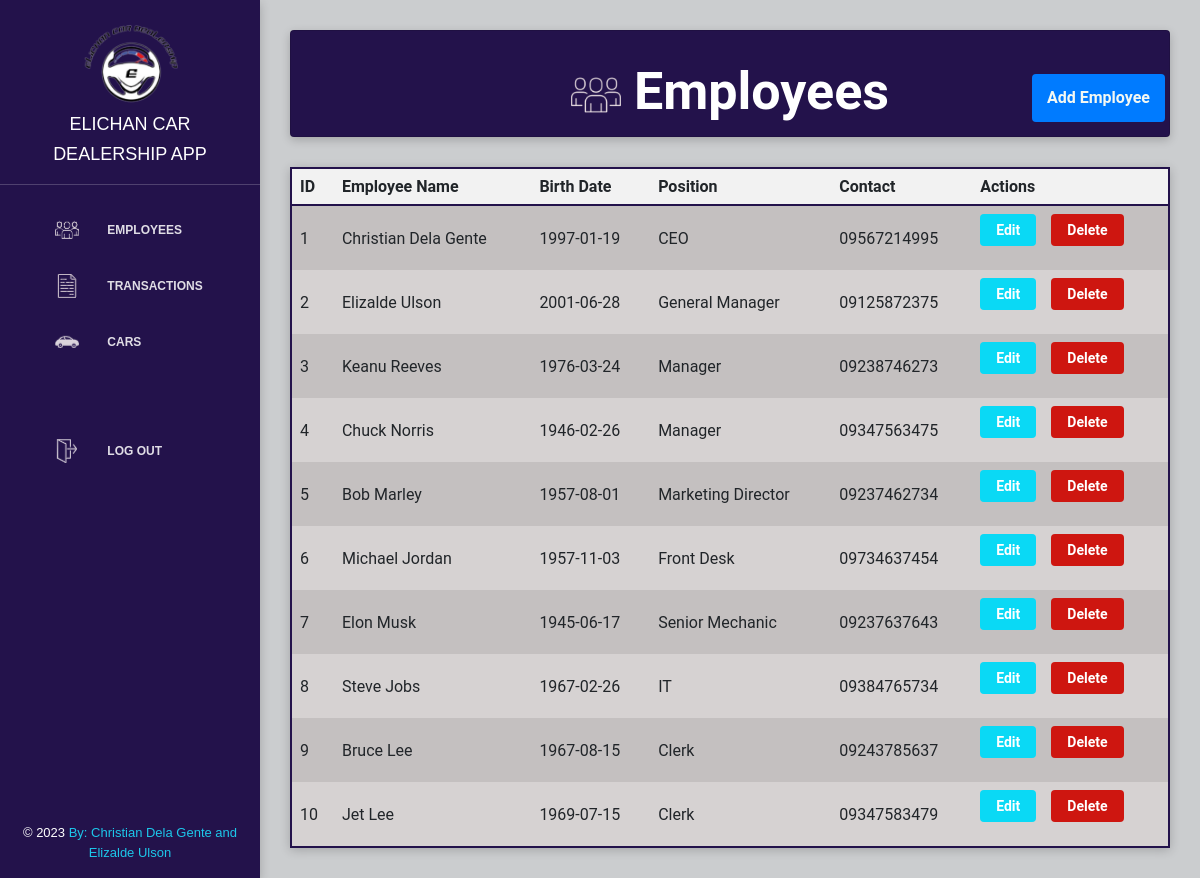
The page /employee.php on the database as committed earlier.
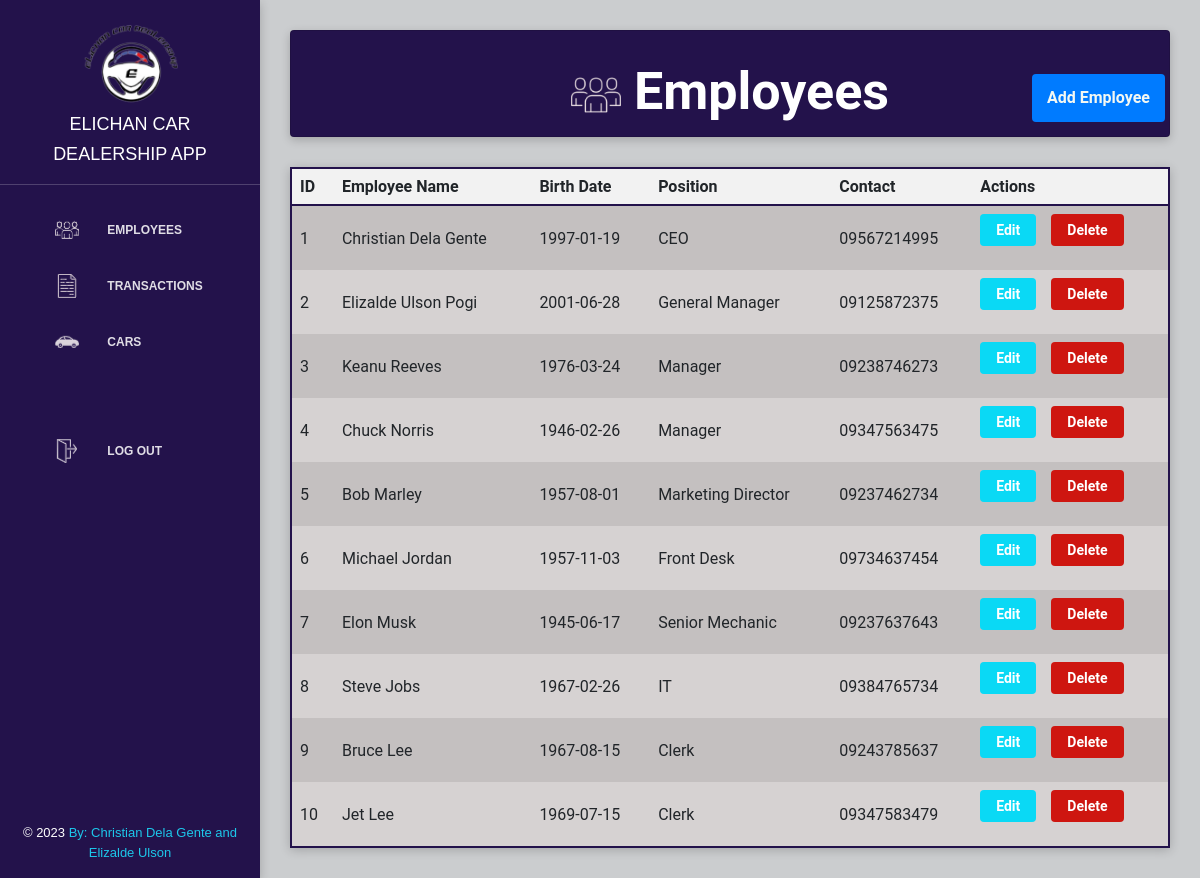
The same page on the database as committed later.
### tables this page shows
CREATE TABLE `employee` (
  `e_id` int NOT NULL AUTO_INCREMENT,
  `fname` varchar(45) NOT NULL,
  `lname` varchar(45) NOT NULL,
  `birthdate` date NOT NULL,
  `p_id` int NOT NULL,
  `contact` varchar(13) NOT NULL,
  PRIMARY KEY (`e_id`),
  KEY `p_id_idx` (`p_id`),
  CONSTRAINT `p_id` FOREIGN KEY (`p_id`) REFERENCES `position` (`p_id`)
);

CREATE TABLE `position` (
  `p_id` int NOT NULL AUTO_INCREMENT,
  `position_type` varchar(45) NOT NULL,
  PRIMARY KEY (`p_id`)
);

### employee.php (the view, shortened to what this page needs)
<head>
    <link rel="stylesheet" href="https://maxcdn.bootstrapcdn.com/font-awesome/latest/css/font-awesome.min.css" />
    <link href="style/bootstrap.min.css" rel="stylesheet" />
    <link href="style/light-bootstrap-dashboard.css?v=2.0.0 " rel="stylesheet" />
    <link href="style/demo.css" rel="stylesheet" />
    <link href="style/style.css" rel="stylesheet" />
    <link href="style/tables-buttons.css" rel="stylesheet" />
</head>
<body>
    <?php include "sidebar.php" ?>
    <div class=main-panel>
        <div class="content">
            <div class="container-fluid">
                <div class="card strpied-tabled-with-hover">
                    <?php
                    require("config/db.php");
                    if (!isset($_GET['mode']) || $_GET['mode'] == 'view') {
                        $nresult = 15;
                        $query = "SELECT employee.*, position.position_type
                        FROM employee
                        LEFT JOIN position ON employee.p_id = position.p_id";
                        $current_page = isset($_GET['page']) ? $_GET['page'] : 1;
                        $offset = ($current_page - 1) * $nresult;
                        $query .= " LIMIT $nresult OFFSET $offset";
                        $result = mysqli_query($db, $query);
                        echo "<h1><img src='img/team-logo.png' height='50px' width='50px'>  Employees</h1>";
                        if (mysqli_num_rows($result) > 0) {
                            echo "</div>";
                            echo "<table>";
                            echo "<tr><th>ID</th><th>Employee Name</th><th>Birth Date</th><th>Position</th><th>Contact</th><th>Actions</th></tr>";
                            while ($row = mysqli_fetch_assoc($result)) {
                                echo "<tr>";
                                echo "<td>" . $row['e_id'] . "</td>";
                                echo "<td>" . $row['fname'] . " " . $row['lname'] . "</td>";
                                echo "<td>" . $row['birthdate'] . "</td>";
                                echo "<td>" . $row['position_type'] . "</td>";
                                echo "<td>" . $row['contact'] . "</td>";
                                echo "<td>";
                                echo "<form style='display:inline-block' action='employee-edit.php?id=" . $row['e_id'] . "' method='post'>";
                                echo "<button type='submit' name='edit' class='edit-button'>Edit</button>";
                                echo "</form>";
                                echo "<form style='display:inline-block; margin-left: 15px' action='employee-delete.php' method='post'
                        onsubmit='return confirm(\"Are you sure you want to delete this employee?\")'>";
                                echo "<button type='submit' name='delete' class='delete-button'>Delete</button>";
                                echo "</form>";
                                echo "</td>";
                                echo "</tr>";
                            }
                            echo "</table>";
                            echo "<div><button type='button' class='add-button' onclick=\"location.href='employee-add.php'\">Add Employee</button></div>";
                        } else {
                            echo "<p>No employees found.</p>";
                        }
                    }
                    ?>
                </div>
            </div>
        </div>
</body>
</html>

Rows that differ between the two databases and show on the page:
changed employee "Elizalde": lname "Ulson" → "Ulson Pogi"
